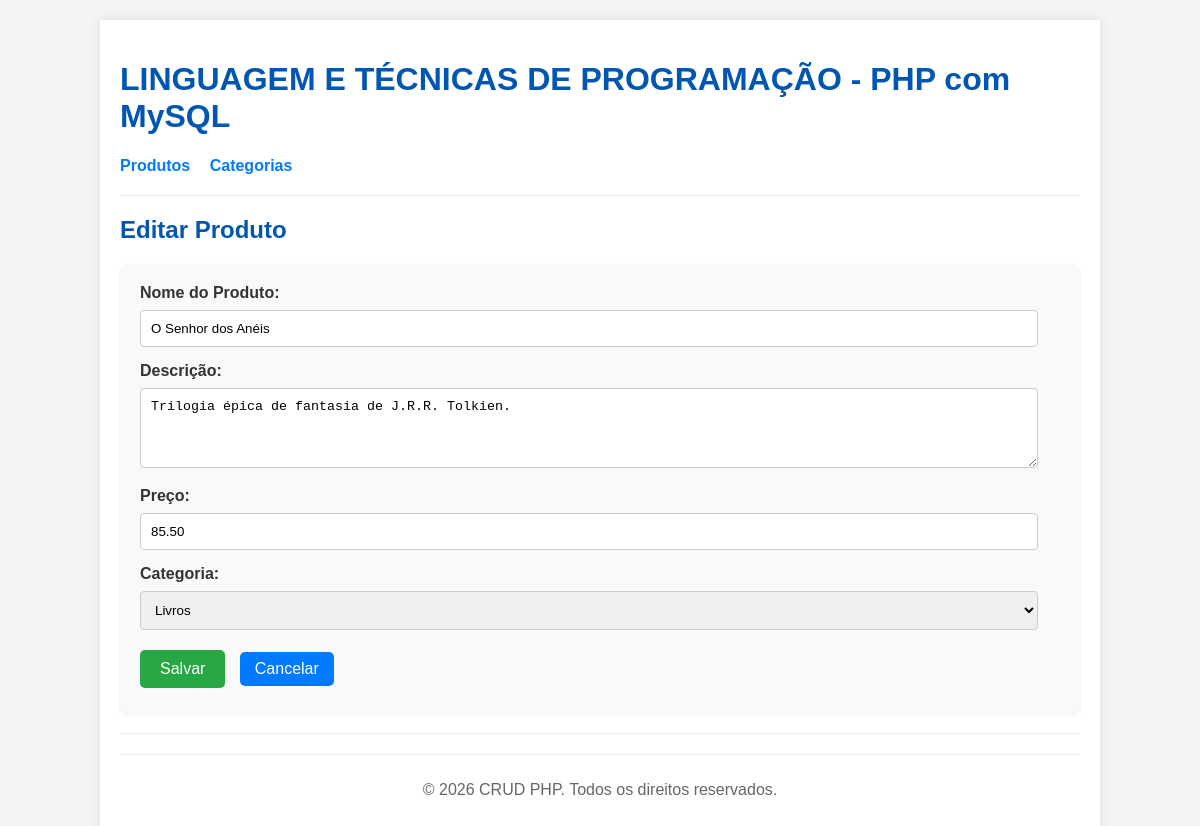
Screenshot of /public/index.php?page=produtos&action=edit&id=2 with the database file from the repository.
### tables this page shows
CREATE TABLE IF NOT EXISTS `produtos` (
    `id` INT(11) NOT NULL AUTO_INCREMENT,
    `nome` VARCHAR(255) NOT NULL,
    `descricao` TEXT,
    `preco` DECIMAL(10, 2) NOT NULL,
    `categoria_id` INT(11) NOT NULL,
    PRIMARY KEY (`id`),
    FOREIGN KEY (`categoria_id`) REFERENCES `categorias`(`id`) ON DELETE CASCADE
);

CREATE TABLE IF NOT EXISTS `categorias` (
    `id` INT(11) NOT NULL AUTO_INCREMENT,
    `nome` VARCHAR(255) NOT NULL,
    PRIMARY KEY (`id`)
);

### public/index.php (called while the page is built, shortened)
<?php
$page   = $_GET["page"]   ?? "produtos";
$action = $_GET["action"] ?? "index";
$rotas = [
    "produtos" => [
        "index"  => "/../views/produtos/index_prod.php",
        "create" => "/../views/produtos/create_prod.php",
        "edit"   => "/../views/produtos/edit_prod.php",
    ],
    "categorias" => [
        "index"  => "/../views/categorias/index_cat.php",
        "create" => "/../views/categorias/create_cat.php",
        "edit"   => "/../views/categorias/edit_cat.php",
    ],
];
include __DIR__ . $rotas[$page][$action];
?>

### controllers/ProdutoController.php (called while the page is built, shortened)
<?php
include_once __DIR__ . '/../config/database.php';
include_once __DIR__ . '/../models/Produto.php';
include_once __DIR__ . '/../models/Categoria.php';
class ProdutoController {
    private $produto;
    private $categoria;
    public function __construct() {
        $database = new Database();
        $this->conn = $database->getConnection();
        $this->produto = new Produto($this->conn);
        $this->categoria = new Categoria($this->conn);
    }
    public function readOne($id) {
        $this->produto->id = $id;
        return $this->produto->readOne() ? $this->produto : null;
    }
    public function getCategorias() {
        return $this->categoria->read()->fetchAll(PDO::FETCH_ASSOC);
    }
}
?>

### config/database.php (called while the page is built, shortened)
<?php
class Database {
    private $host = "localhost";
    private $db_name = "crud_db";
    private $username = "root";
    private $password = "";
    public function getConnection() {
        $this->conn = null;
        try {
            $this->conn = new PDO(
                "mysql:host=" . $this->host . ";dbname=" . $this->db_name . ";charset=utf8mb4",
                $this->username,
                $this->password
            );
            $this->conn->setAttribute(PDO::ATTR_ERRMODE, PDO::ERRMODE_EXCEPTION);
        } catch (PDOException $exception) {
            die("Erro de conexão: " . $exception->getMessage());
        }
        return $this->conn;
    }
}
?>

### models/Produto.php (called while the page is built, shortened)
<?php
class Produto {
    private $conn;
    private $table_name = "produtos";
    public $id;
    public function __construct($db) {
        $this->conn = $db;
    }
    function readOne() {
        $query = "SELECT c.nome AS categoria_nome, p.id, p.nome, p.descricao, p.preco, p.categoria_id
                  FROM " . $this->table_name . " p
                  LEFT JOIN categorias c ON p.categoria_id = c.id
                  WHERE p.id = ? LIMIT 1";
        $stmt = $this->conn->prepare($query);
        $stmt->bindValue(1, (int) $this->id, PDO::PARAM_INT);
        $stmt->execute();
        $row = $stmt->fetch(PDO::FETCH_ASSOC);
        $this->nome = $row["nome"];
        $this->descricao = $row["descricao"];
        $this->preco = $row["preco"];
        $this->categoria_id = $row["categoria_id"];
        return true;
    }
}
?>

### models/Categoria.php (called while the page is built, shortened)
<?php
class Categoria {
    private $conn;
    private $table_name = "categorias";
    public function __construct($db) {
        $this->conn = $db;
    }
    function read() {
        $query = "SELECT id, nome FROM " . $this->table_name . " ORDER BY nome";
        $stmt = $this->conn->prepare($query);
        $stmt->execute();
        return $stmt;
    }
}
?>

### views/produtos/edit_prod.php (the view, shortened to what this page needs)
<?php
include_once __DIR__ . '/../../controllers/ProdutoController.php';
$controller = new ProdutoController();
$id = isset($_GET['id']) ? (int) $_GET['id'] : 0;
$produto = $controller->readOne($id);
$categorias = $controller->getCategorias();
include __DIR__ . '/../includes/header.php';
?>
<h2>Editar Produto</h2>
<form action="/crud_php/public/index.php?page=produtos&action=edit&id=<?php echo $id; ?>" method="POST">
    <label for="nome">Nome do Produto:</label>
    <input type="text" id="nome" name="nome" maxlength="255" value="<?php echo e($produto->nome); ?>" required>
    <label for="descricao">Descrição:</label>
    <textarea id="descricao" name="descricao"><?php echo e($produto->descricao); ?></textarea>
    <label for="preco">Preço:</label>
    <input type="number" id="preco" name="preco" step="0.01" min="0" value="<?php echo e($produto->preco); ?>" required>
    <label for="categoria_id">Categoria:</label>
    <select id="categoria_id" name="categoria_id" required>
        <?php foreach ($categorias as $cat): ?>
            <option value="<?php echo (int) $cat['id']; ?>" <?php echo ($cat['id'] == $produto->categoria_id) ? 'selected' : ''; ?>>
                <?php echo e($cat['nome']); ?>
            </option>
        <?php endforeach; ?>
    </select>
    <button type="submit" class="button">Salvar</button>
    <a href="/crud_php/public/index.php?page=produtos" class="button">Cancelar</a>
</form>
<?php include __DIR__ . '/../includes/footer.php'; ?>

### public/css/style.css (style rules this page uses)
body { font-family: Arial, sans-serif; margin: 0; padding: 0; background-color: #f4f4f4; color: #333; }
h1, h2 { color: #0056b3; }
.button { display: inline-block; padding: 8px 15px; margin: 5px 0; background-color: #007bff; color: white; text-decoration: none; border-radius: 5px; border: none; cursor: pointer; }
form { margin-top: 20px; background-color: #f9f9f9; padding: 20px; border-radius: 8px; box-shadow: 0 2px 4px rgba(0, 0, 0, 0.05); }
form label { display: block; margin-bottom: 8px; font-weight: bold; }
form input[type="text"], form input[type="number"], form textarea, form select { width: calc(100% - 22px); padding: 10px; margin-bottom: 15px; border: 1px solid #ccc; border-radius: 4px; box-sizing: border-box; }
form textarea { resize: vertical; min-height: 80px; }
form button[type="submit"] { background-color: #28a745; color: white; padding: 10px 20px; border: none; border-radius: 5px; cursor: pointer; font-size: 16px; margin-right: 10px; }

### rows the page displays
produtos: nome "O Senhor dos Anéis", descricao "Trilogia épica de fantasia de J.R.R. Tolkien.", preco "85.50", categoria_id "Livros"
